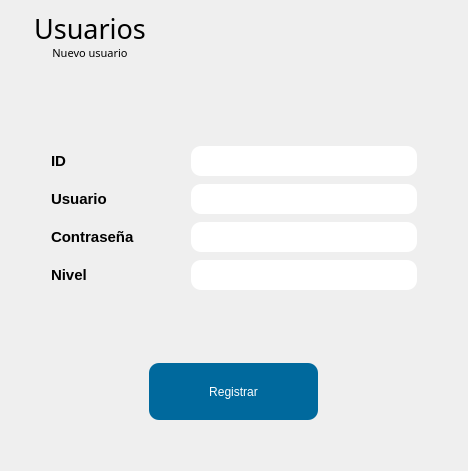
         <widget class="QWidget" name="page_new_user">
          <layout class="QVBoxLayout" name="verticalLayout_11">
           <item>
            <layout class="QHBoxLayout" name="horizontalLayout_18">
             <property name="spacing">
              <number>0</number>
             </property>
             <property name="rightMargin">
              <number>23</number>
             </property>
             <item>
              <layout class="QVBoxLayout" name="verticalLayout_9">
               <property name="spacing">
                <number>0</number>
               </property>
               <item>
                <widget class="QLabel" name="lbl_Logo_11">
                 <property name="sizePolicy">
                  <sizepolicy hsizetype="Expanding" vsizetype="Preferred">
                   <horstretch>0</horstretch>
                   <verstretch>0</verstretch>
                  </sizepolicy>
                 </property>
                 <property name="minimumSize">
                  <size>
                   <width>158</width>
                   <height>34</height>
                  </size>
                 </property>
                 <property name="maximumSize">
                  <size>
                   <width>158</width>
                   <height>34</height>
                  </size>
                 </property>
                 <property name="font">
                  <font>
                   <family>Trajan Pro</family>
                   <pointsize>20</pointsize>
                  </font>
                 </property>
                 <property name="styleSheet">
                  <string notr="true">border-radius: 60%;</string>
                 </property>
                 <property name="text">
                  <string>Usuarios</string>
                 </property>
                 <property name="alignment">
                  <set>Qt::AlignCenter</set>
                 </property>
                </widget>
               </item>
               <item>
                <widget class="QLabel" name="lbl_Logo_12">
                 <property name="sizePolicy">
                  <sizepolicy hsizetype="Expanding" vsizetype="Preferred">
                   <horstretch>0</horstretch>
                   <verstretch>0</verstretch>
                  </sizepolicy>
                 </property>
                 <property name="minimumSize">
                  <size>
                   <width>158</width>
                   <height>15</height>
                  </size>
                 </property>
                 <property name="maximumSize">
                  <size>
                   <width>158</width>
                   <height>15</height>
                  </size>
                 </property>
                 <property name="font">
                  <font>
                   <family>Trajan Pro</family>
                   <pointsize>8</pointsize>
                  </font>
                 </property>
                 <property name="styleSheet">
                  <string notr="true">border-radius: 60%;</string>
                 </property>
                 <property name="text">
                  <string>Nuevo usuario</string>
                 </property>
                 <property name="alignment">
                  <set>Qt::AlignCenter</set>
                 </property>
                </widget>
               </item>
              </layout>
             </item>
             <item>
              <spacer name="horizontalSpacer_24">
               <property name="orientation">
                <enum>Qt::Horizontal</enum>
               </property>
               <property name="sizeHint" stdset="0">
                <size>
                 <width>40</width>
                 <height>20</height>
                </size>
               </property>
              </spacer>
             </item>
            </layout>
           </item>
           <item>
            <layout class="QVBoxLayout" name="verticalLayout_10">
             <property name="spacing">
              <number>20</number>
             </property>
             <property name="bottomMargin">
              <number>0</number>
             </property>
             <item>
              <spacer name="verticalSpacer_4">
               <property name="orientation">
                <enum>Qt::Vertical</enum>
               </property>
               <property name="sizeHint" stdset="0">
                <size>
                 <width>20</width>
                 <height>40</height>
                </size>
               </property>
              </spacer>
             </item>
             <item>
              <spacer name="verticalSpacer_7">
               <property name="orientation">
                <enum>Qt::Vertical</enum>
               </property>
               <property name="sizeHint" stdset="0">
                <size>
                 <width>20</width>
                 <height>40</height>
                </size>
               </property>
              </spacer>
             </item>
             <item>
              <layout class="QHBoxLayout" name="horizontalLayout_21">
               <property name="bottomMargin">
                <number>13</number>
               </property>
               <item>
                <spacer name="horizontalSpacer_25">
                 <property name="orientation">
                  <enum>Qt::Horizontal</enum>
                 </property>
                 <property name="sizeHint" stdset="0">
                  <size>
                   <width>40</width>
                   <height>20</height>
                  </size>
                 </property>
                </spacer>
               </item>
               <item>
                <layout class="QFormLayout" name="formLayout_2">
                 <property name="horizontalSpacing">
                  <number>56</number>
                 </property>
                 <property name="verticalSpacing">
                  <number>8</number>
                 </property>
                 <item row="0" column="0">
                  <widget class="QLabel" name="label_4">
                   <property name="font">
                    <font>
                     <pointsize>11</pointsize>
                     <weight>75</weight>
                     <bold>true</bold>
                    </font>
                   </property>
                   <property name="text">
                    <string>ID</string>
                   </property>
                  </widget>
                 </item>
                 <item row="0" column="1">
                  <widget class="QLineEdit" name="txt_idEmpleado">
                   <property name="minimumSize">
                    <size>
                     <width>226</width>
                     <height>30</height>
                    </size>
                   </property>
                   <property name="maximumSize">
                    <size>
                     <width>226</width>
                     <height>30</height>
                    </size>
                   </property>
                   <property name="font">
                    <font>
                     <pointsize>12</pointsize>
                     <weight>75</weight>
                     <bold>true</bold>
                    </font>
                   </property>
                   <property name="styleSheet">
                    <string notr="true">background-color: rgb(255, 255, 255);
border-radius: 10px;
vertical-align:auto;</string>
                   </property>
                  </widget>
                 </item>
                 <item row="1" column="0">
                  <widget class="QLabel" name="label_15">
                   <property name="font">
                    <font>
                     <pointsize>11</pointsize>
                     <weight>75</weight>
                     <bold>true</bold>
                    </font>
                   </property>
                   <property name="text">
                    <string>Usuario</string>
                   </property>
                  </widget>
                 </item>
                 <item row="1" column="1">
                  <widget class="QLineEdit" name="txt_username">
                   <property name="minimumSize">
                    <size>
                     <width>226</width>
                     <height>30</height>
                    </size>
                   </property>
                   <property name="maximumSize">
                    <size>
                     <width>226</width>
                     <height>30</height>
                    </size>
                   </property>
                   <property name="font">
                    <font>
                     <pointsize>12</pointsize>
                     <weight>75</weight>
                     <bold>true</bold>
                    </font>
                   </property>
                   <property name="styleSheet">
                    <string notr="true">background-color: rgb(255, 255, 255);
border-radius: 10px;
vertical-align:auto;</string>
                   </property>
                  </widget>
                 </item>
                 <item row="2" column="0">
                  <widget class="QLabel" name="label_16">
                   <property name="font">
                    <font>
                     <pointsize>11</pointsize>
                     <weight>75</weight>
                     <bold>true</bold>
                    </font>
                   </property>
                   <property name="text">
                    <string>Contraseña</string>
                   </property>
                  </widget>
                 </item>
                 <item row="2" column="1">
                  <widget class="QLineEdit" name="txt_password">
                   <property name="minimumSize">
                    <size>
                     <width>226</width>
                     <height>30</height>
                    </size>
                   </property>
                   <property name="maximumSize">
                    <size>
                     <width>226</width>
                     <height>30</height>
                    </size>
                   </property>
                   <property name="font">
                    <font>
                     <pointsize>12</pointsize>
                     <weight>75</weight>
                     <bold>true</bold>
                    </font>
                   </property>
                   <property name="styleSheet">
                    <string notr="true">background-color: rgb(255, 255, 255);
border-radius: 10px;
vertical-align:auto;</string>
                   </property>
                  </widget>
                 </item>
                 <item row="3" column="0">
                  <widget class="QLabel" name="label_17">
                   <property name="font">
                    <font>
                     <pointsize>11</pointsize>
                     <weight>75</weight>
                     <bold>true</bold>
                    </font>
                   </property>
                   <property name="text">
                    <string>Nivel</string>
                   </property>
                  </widget>
                 </item>
                 <item row="3" column="1">
                  <widget class="QLineEdit" name="txt_nivel">
                   <property name="minimumSize">
                    <size>
                     <width>226</width>
                     <height>30</height>
                    </size>
                   </property>
                   <property name="maximumSize">
                    <size>
                     <width>226</width>
                     <height>30</height>
                    </size>
                   </property>
                   <property name="font">
                    <font>
                     <pointsize>12</pointsize>
                     <weight>75</weight>
                     <bold>true</bold>
                    </font>
                   </property>
                   <property name="styleSheet">
                    <string notr="true">background-color: rgb(255, 255, 255);
border-radius: 10px;
vertical-align:auto;</string>
                   </property>
                  </widget>
                 </item>
                </layout>
               </item>
               <item>
                <spacer name="horizontalSpacer_26">
                 <property name="orientation">
                  <enum>Qt::Horizontal</enum>
                 </property>
                 <property name="sizeHint" stdset="0">
                  <size>
                   <width>40</width>
                   <height>20</height>
                  </size>
                 </property>
                </spacer>
               </item>
              </layout>
             </item>
             <item>
              <spacer name="verticalSpacer_6">
               <property name="orientation">
                <enum>Qt::Vertical</enum>
               </property>
               <property name="sizeHint" stdset="0">
                <size>
                 <width>20</width>
                 <height>40</height>
                </size>
               </property>
              </spacer>
             </item>
             <item>
              <layout class="QHBoxLayout" name="horizontalLayout_20">
               <item>
                <widget class="QPushButton" name="btnRegistrarU">
                 <property name="minimumSize">
                  <size>
                   <width>169</width>
                   <height>57</height>
                  </size>
                 </property>
                 <property name="maximumSize">
                  <size>
                   <width>169</width>
                   <height>57</height>
                  </size>
                 </property>
                 <property name="styleSheet">
                  <string notr="true">QPushButton{
	background-color: rgb(0, 105, 157);
	border-radius: 10px;
	color: white;
}

QPushButton:hover{
	background: rgb(0, 117, 176);
}</string>
                 </property>
                 <property name="text">
                  <string>Registrar</string>
                 </property>
                </widget>
               </item>
              </layout>
             </item>
            </layout>
           </item>
           <item>
            <spacer name="verticalSpacer_5">
             <property name="orientation">
              <enum>Qt::Vertical</enum>
             </property>
             <property name="sizeHint" stdset="0">
              <size>
               <width>20</width>
               <height>40</height>
              </size>
             </property>
            </spacer>
           </item>
          </layout>
         </widget>
